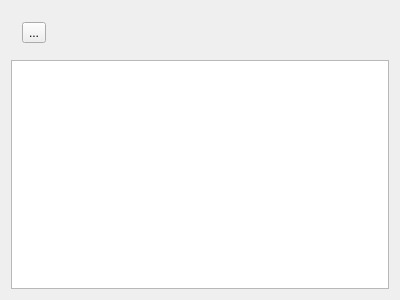
<?xml version="1.0" encoding="UTF-8"?>
<ui version="4.0">
 <class>MainWindow</class>
 <widget class="QMainWindow" name="MainWindow">
  <property name="geometry">
   <rect>
    <x>0</x>
    <y>0</y>
    <width>400</width>
    <height>300</height>
   </rect>
  </property>
  <property name="windowTitle">
   <string>MainWindow</string>
  </property>
  <property name="locale">
   <locale language="English" country="UnitedStates"/>
  </property>
  <widget class="QWidget" name="centralWidget">
   <layout class="QVBoxLayout" name="verticalLayout">
    <item>
     <widget class="QWidget" name="toolBar" native="true">
      <layout class="QHBoxLayout" name="horizontalLayout">
       <item>
        <widget class="InsertTableToolButton" name="insertTableToolButton">
         <property name="text">
          <string>...</string>
         </property>
         <property name="icon">
          <iconset theme="insert-table"/>
         </property>
         <property name="popupMode">
          <enum>QToolButton::InstantPopup</enum>
         </property>
        </widget>
       </item>
       <item>
        <spacer name="horizontalSpacer">
         <property name="orientation">
          <enum>Qt::Horizontal</enum>
         </property>
         <property name="sizeHint" stdset="0">
          <size>
           <width>40</width>
           <height>20</height>
          </size>
         </property>
        </spacer>
       </item>
      </layout>
     </widget>
    </item>
    <item>
     <widget class="QTextEdit" name="textEdit"/>
    </item>
   </layout>
  </widget>
 </widget>
 <layoutdefault spacing="6" margin="11"/>
 <customwidgets>
  <customwidget>
   <class>InsertTableToolButton</class>
   <extends>QToolButton</extends>
   <header>InsertTableToolButton.h</header>
  </customwidget>
 </customwidgets>
 <resources/>
 <connections/>
</ui>
